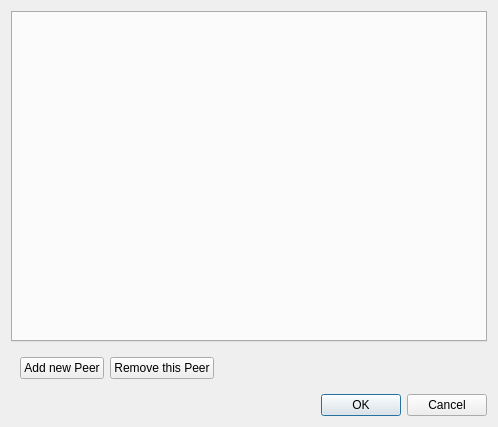
<?xml version="1.0" encoding="UTF-8"?>
<ui version="4.0">
 <class>WireGuardTabWidget</class>
 <widget class="QWidget" name="WireGuardTabWidget">
  <property name="geometry">
   <rect>
    <x>0</x>
    <y>0</y>
    <width>498</width>
    <height>427</height>
   </rect>
  </property>
  <layout class="QGridLayout" name="gridLayout">
   <item row="0" column="0" colspan="2">
    <widget class="QTabWidget" name="tabWidget">
     <property name="currentIndex">
      <number>0</number>
     </property>
     <property name="elideMode">
      <enum>Qt::ElideRight</enum>
     </property>
<!--     <widget class="QWidget" name="tab">
      <attribute name="title">
       <string>Peer 1</string>
      </attribute>
     </widget>
-->
    </widget>
   </item>

   <item row="2" column="0">
      <widget class="QWidget" name="horizontalLayoutWidget">
       <layout class="QHBoxLayout" name="horizontalLayout">
        <item>
         <widget class="QPushButton" name="btnAdd">
          <property name="text">
           <string>Add new Peer</string>
          </property>
         </widget>
        </item>
        <item>
         <widget class="QPushButton" name="btnRemove">
          <property name="text">
           <string>Remove this Peer</string>
          </property>
         </widget>
        </item>
        <item>
         <spacer name="horizontalSpacer">
          <property name="orientation">
           <enum>Qt::Horizontal</enum>
          </property>
          <property name="sizeHint" stdset="0">
           <size>
            <width>40</width>
            <height>20</height>
           </size>
          </property>
         </spacer>
        </item>
       </layout>
      </widget>
   </item>

   <item row="8" column="1">
     <widget class="QDialogButtonBox" name="buttonBox">
       <property name="standardButtons">
         <set>QDialogButtonBox::Cancel|QDialogButtonBox::Ok</set>
       </property>
     </widget>
   </item>
  </layout>
 </widget>
 <resources/>
 <connections/>
</ui>
